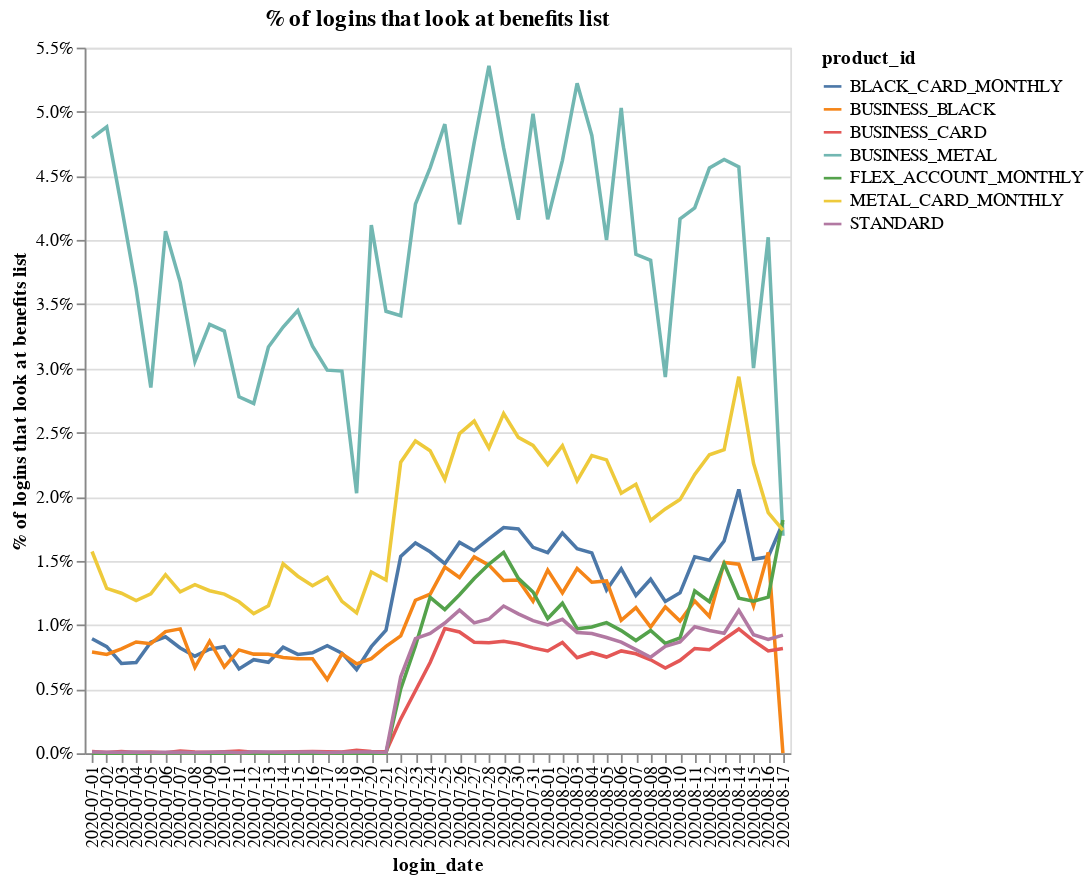

The code cell stored with this chart in its notebook:
### Code cell
df = pd.read_csv("benefit_details.csv")

df.loc[
    df["se_action"] == "premium.membership_benefits_screen.viewed", "se_action"
] = "membership.benefits-list.view"

df = df.loc[df["se_action"] == "membership.benefits-list.view", :]

df = df.groupby(["collector_date", "se_action", "id"])["count"].agg("sum").reset_index()

logins = pd.read_csv("login_events_final.csv")

df = logins.merge(
    df, right_on=["collector_date", "id"], left_on=["login_date", "id"], how="left"
)

df["count"] = df["count"].fillna(0)

df["look_at_benefits"] = 0
df.loc[df["count"] > 0, "look_at_benefits"] = 1

df = (
    df.groupby(["login_date", "product_id"])["look_at_benefits"]
    .agg("mean")
    .reset_index()
)

alt.Chart(df).mark_line().encode(
    x=alt.X("login_date"),
    y=alt.Y(
        "look_at_benefits:Q",
        axis=alt.Axis(format="%", title="% of logins that look at benefits list"),
        scale=alt.Scale(base=10),
    ),
    color="product_id:N",
).properties(width=400, height=400, title="% of logins that look at benefits list")

### Figure 1 — Vega-Lite specification as saved in the notebook (floating-point values rounded to 4 significant figures; data arrays with more than 128 entries replaced by an {"elided": "..."} marker saying what was removed)
{"config": {"view": {"continuousWidth": 400, "continuousHeight": 300}}, "data": {"name": "data-ddd50404eddb8bb300cb7060a5ae2335"}, "mark": "line", "encoding": {"color": {"type": "nominal", "field": "product_id"}, "x": {"type": "nominal", "field": "login_date"}, "y": {"type": "quantitative", "axis": {"format": "%", "title": "% of logins that look at benefits list"}, "field": "look_at_benefits", "scale": {"base": 10}}}, "height": 400, "title": "% of logins that look at benefits list", "width": 400, "$schema": "https://vega.github.io/schema/vega-lite/v4.0.2.json", "datasets": {"data-ddd50404eddb8bb300cb7060a5ae2335": {"elided": "336 records"}}}
